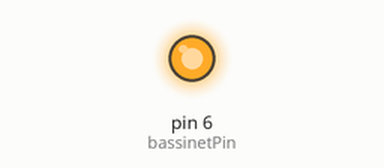
Bench run of a sketch on a simulated Arduino Uno, built with avr-gcc and run on an emulated ATmega328P. Parts: output pins drawn as LEDs (lit = HIGH).

Above: at 0.1 s.
Timing chart, 0 to 1.6 s (numbered marks = the images above):
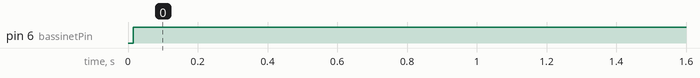

The sketch:

PWM_Thermistor_Testing.ino
```cpp
// Code architecture for PID Loop
// Uses waterproof sensor

#include <DallasTemperature.h> //Temperature probe processing library
#include <Wire.h> //Temperature probe reading library
#include <OneWire.h> //Temperature probe reading library
#include <math.h> //Arduino library for # processing

#define ONE_WIRE_BUS 2
OneWire oneWire(ONE_WIRE_BUS);
DallasTemperature sensors(&oneWire);


//PID Variables
float current_temperature; // temperature measurement
float current_error; //how far form the target temperature we are.
float target_temperature = 38.0; //set temperature target (can also be set with the interface. Remember that the steady-state temperature will be 1 deg. less
float old_temp; // Parameter for derivative term
int controlSignal; //Sum of Pterm and (future) Dterm

//PWM setup
int bassinetPin = 6;

void setup() {
  //PWM setup
  pinMode(bassinetPin, OUTPUT); // Sets the digital pin as output
  Serial.begin(9600); // open serial port at 100 bps
//  setPwmFrequency(6,1); // Bassinet hums out of hearing range @ 61,250 Hz http://playground.arduino.cc/Code/PwmFrequency
  sensors.begin();
}

void loop() {
//  old_temp = current_temperature; //Get old_temp. before taking new temp. measurement for D term
//  current_temperature = get_temperature(); //Get current temperature
  PID_loop(); //Enter the PID loop
//  Serial.print("Target: "); Serial.print(target_temperature);
//  Serial.print("  Current: "); Serial.print(current_temperature);
//  Serial.print("  Error: "); Serial.print(current_error);
//  Serial.print("  Control Sig:  "); Serial.println(controlSignal);
}

void PID_loop() {
//  current_error = target_temperature - current_temperature; //calculate error
//  controlSignal = round(150*current_error+0*(current_temperature-old_temp)); // P + D control. But the D control is set to 0, becuase it doesn't really do anything yet. It's based on temperature change. Need to avg set of temp values to see more change for Dterm to actually be effective.
//  if (controlSignal < 0){ //When control signal becomes negative, set it to zero.
//    controlSignal = 0;
//  }
//  if (controlSignal > 255) { //When control signal exceeds the maximum value, set it to the maximum value 255.
//    controlSignal = 255;
//  }
//  analogWrite(bassinetPin, controlSignal); //Produce PWM at specified control signal cycle.
  analogWrite(bassinetPin, 255);

}

float get_temperature() { //Receive temperature measurement
  sensors.requestTemperatures();
  return sensors.getTempCByIndex(0);
}

// Frequency Magic --> Controls the frequency of the arduino pin, so that PWM is not audible
void setPwmFrequency(int pin, int divisor) {
  byte mode;
  if(pin == 5 || pin == 6 || pin == 9 || pin == 10) {
    switch(divisor) {
      case 1: mode = 0x01; break;
      case 8: mode = 0x02; break;
      case 64: mode = 0x03; break;
      case 256: mode = 0x04; break;
      case 1024: mode = 0x05; break;
      default: return;
    }
    if(pin == 5 || pin == 6) {
      TCCR0B = TCCR0B & 0b11111000 | mode;
    } else {
      TCCR1B = TCCR1B & 0b11111000 | mode;
    }
  } else if(pin == 3 || pin == 11) {
    switch(divisor) {
      case 1: mode = 0x01; break;
      case 8: mode = 0x02; break;
      case 32: mode = 0x03; break;
      case 64: mode = 0x04; break;
      case 128: mode = 0x05; break;
      case 256: mode = 0x06; break;
      case 1024: mode = 0x07; break;
      default: return;
    }
//    TCCR2B = TCCR2B & 0b11111000 | mode;
  }
}
```

Measured:
- by itself, pin 6 (bassinetPin): LOW → HIGH at 0.02 s
